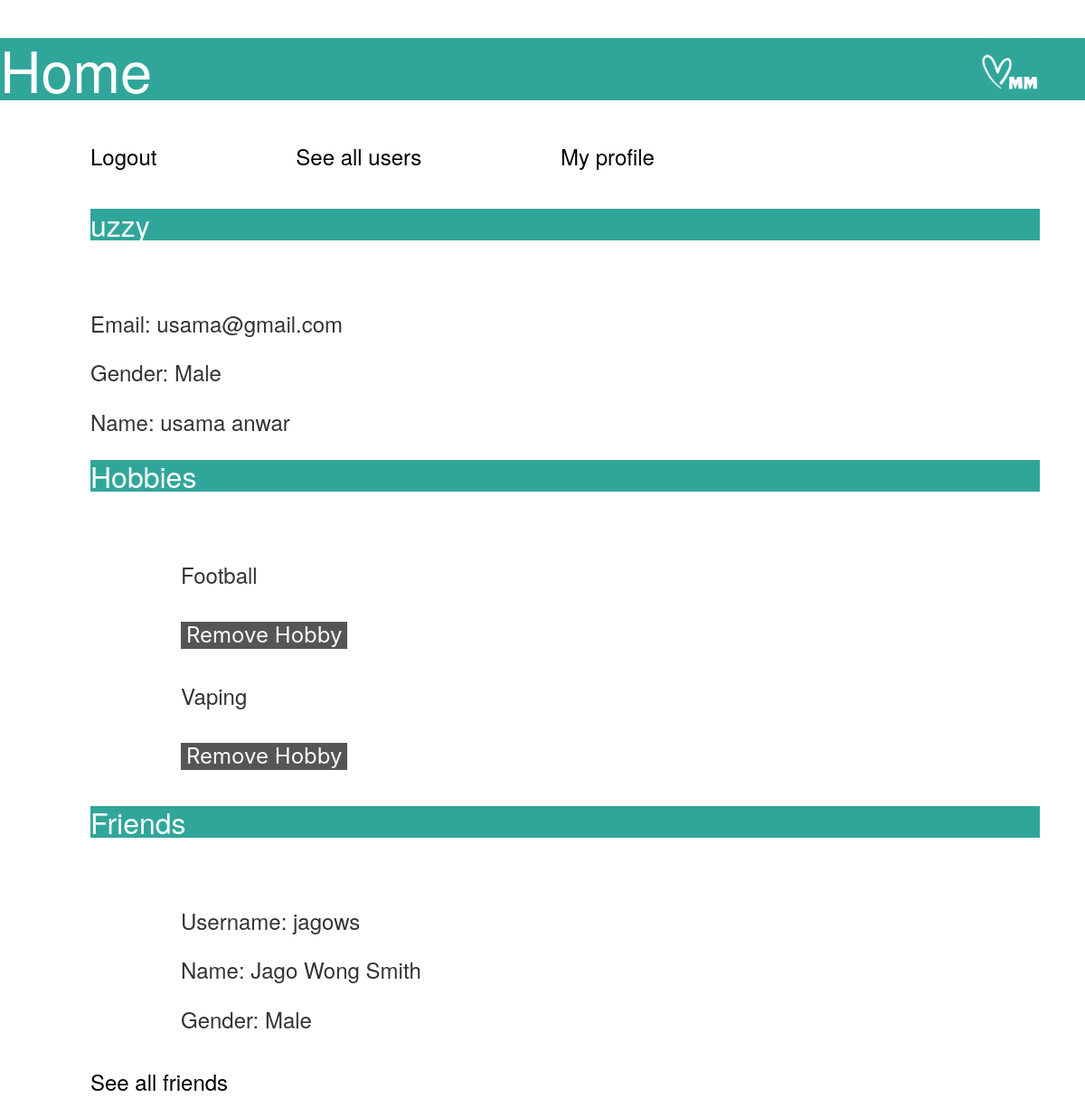
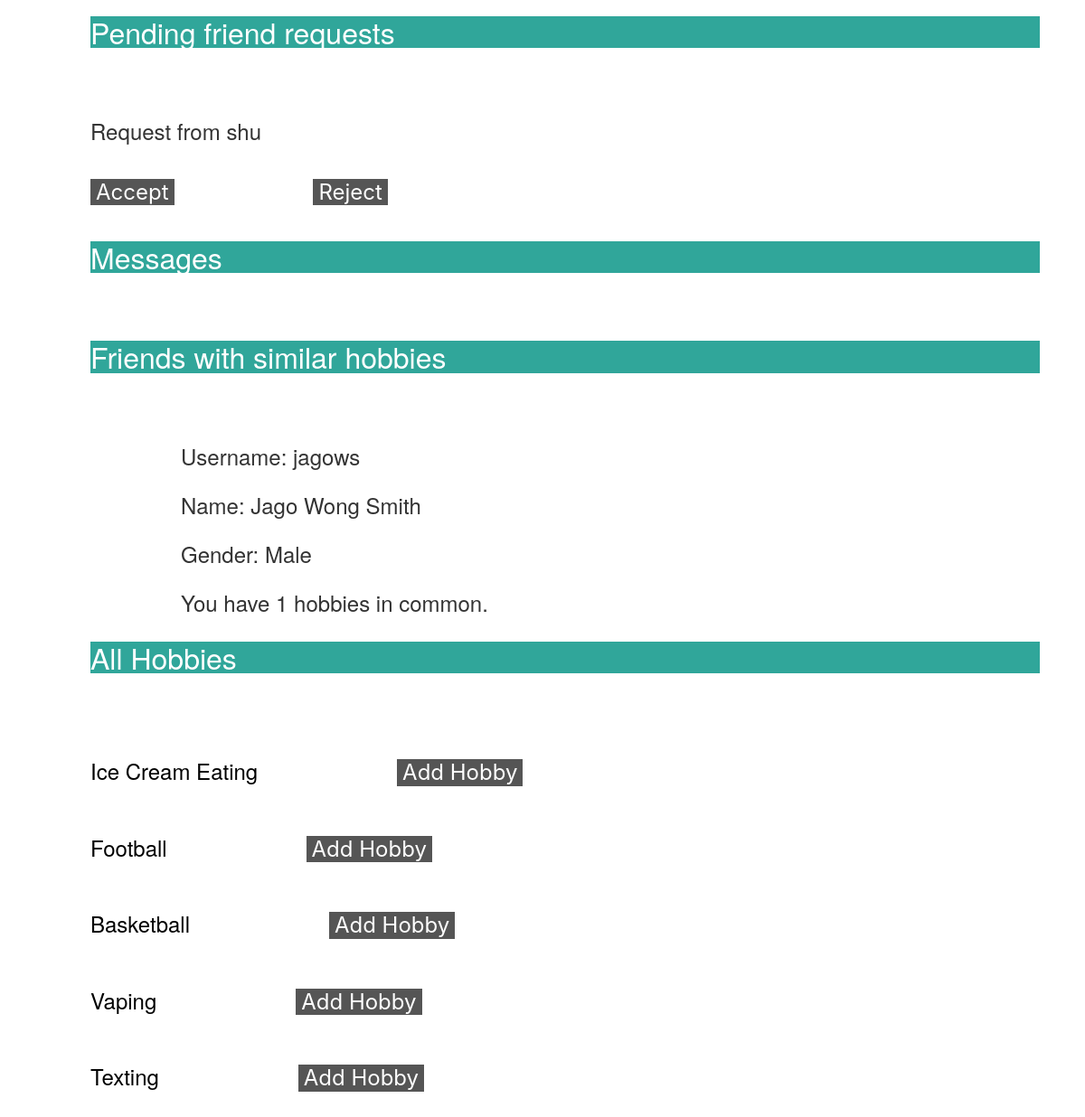
/ (signed in), run on the app's committed database (2 pictures, top to bottom).
### mainapp/models.py (models this page shows, shortened)
class User(AbstractBaseUser, PermissionsMixin):
    GENDERS = (
        ("Male", "Male"),
        ("Female", "Female"),
        ("Other", "Other")
    )
    username = models.CharField('username', unique=True, max_length=30)
    first_name = models.CharField('first name', max_length=30, blank=True)
    last_name = models.CharField('last name', max_length=30, blank=True)
    email = models.EmailField('email address', unique=True, blank=True)
    is_active = models.BooleanField('active', default=True)
    is_staff = models.BooleanField('staff', default=False)
    dp = models.ImageField(upload_to='display_pictures/', null=True, blank=True)
    dob = models.DateField('Date of Birth', blank=True, null=True)
    gender = models.CharField('Gender', max_length=30, choices=GENDERS, null=True)
    hobbies = models.ManyToManyField(Hobby, blank=True, related_name="users")
    friends = models.ManyToManyField("self")
    objects = UserManager()
    USERNAME_FIELD = 'username'  # Necessary for IDing necessary Field
    REQUIRED_FIELDS = ['first_name', 'last_name']  # List of field names that will be prompted when creating superuser.
    class Meta:
        verbose_name = 'user'
        verbose_name_plural = 'users'
    def get_full_name(self):
        full_name = '%s %s' % (self.first_name, self.last_name)
        return full_name.strip()
    def get_friends_with_similar_hobbies(self, top_k: int = 10):
        users = self.friends.all()
        my_hobbies = self.hobbies.all()
        ranked = {}
        for user in users:
            if user.username is not self.username:
                friend_hobbies = user.hobbies.all()
                score = 0
                for hobby in friend_hobbies:
                    if hobby in my_hobbies:
                        score += 1
                ranked[user] = score
        return [(friend, ranked[friend]) for friend in sorted(ranked, key=ranked.get, reverse=True)][:top_k]

class Hobby(models.Model):
    TYPES = (
        ("Indoor", "Indoor"),
        ("Outdoor", "Outdoor"),
        ("Collection", "Collection"),
        ("Competitive", "Competitive"),
    )
    name = models.CharField('Hobby Name', max_length=255, blank=False, unique=True)
    type = models.CharField('Hobby Type', max_length=30, blank=False, choices=TYPES)

class PendingRequest(models.Model):
    sender = models.ForeignKey(User, on_delete=models.CASCADE)
    recipient = models.ForeignKey(User, on_delete=models.CASCADE, related_name="friend_requests")

### mainapp/views.py (the view)
# urls.py: 2. Add a URL to urlpatterns:  path('', views.home, name='home')
@login_required(login_url='login')
def home(request):
    user: User = request.user  # using type-hinting to force PyCharm to give template variable hints.
    return render(request, 'mainapp/home.html', {'user': user, 'hobbies': Hobby.objects.all()})

### templates/mainapp/home.html (shortened to what this page needs)
{% extends 'base.html' %}
{% load static %}
{% block css_section %}
    <link rel="stylesheet" href="static/css/home.css">
{% endblock %}
{% block main_content_section %}
    <h1>  <img src = static/images/logo.png alt="logo1" style="float:right;height:69px;width:130px;"> Home</h1>
    <a type="button" href="{% url 'logout' %}">Logout</a>
    <a type="button" href="{% url 'see-all' %}">See all users</a>
    <a type="button" href="{% url 'user-profile' %}">My profile</a>
    <h2>{{ user.username }}</h2>
    <p>Email: {{ user.email }}</p>
    <p>Gender: {{ user.gender }}</p>
    <p>Name: {{ user.get_full_name }}</p>
    <div id="my_hobbies">
        <h2>Hobbies</h2>
    <ul>
        {% for hobby in user.hobbies.all %}
            <li>
                <p>{{ hobby.name }}</p> <button type="button" id="my_hobby_{{ hobby.id }}" onclick="removeHobby({{ hobby.id }})">Remove Hobby</button>
            </li>
        {% endfor %}
    </ul>
    </div>
    <div id="my_friends">
        <h2>Friends</h2>
        <div>
            <ul>
                {% for friend in user.friends.all %}
                    <li>
                        <p>Username: {{ friend.username }}</p>
                        <p>Name: {{ friend.get_full_name }}</p>
                        <p>Gender: {{ friend.gender }}</p>
                    </li>
                {% endfor %}
            </ul>
            <a href="{% url 'see-friends' %}" type="button">See all friends</a>
        </div>
    </div>
    <div id="pending_requests">
        <h2>Pending friend requests</h2>
        <div>
            {% for req in user.friend_requests.all %}
                <div id="req_id_{{ req.id }}">
                    <p>Request from {{ req.sender.username }}</p>
                    <button type="button" value="accept" onclick="answer_req(true, {{ req.id }})">Accept</button>
                    <button type="button" value="decline" onclick="answer_req(false, {{ req.id }})">Reject</button>
                </div>
            {% endfor %}
        </div>
    </div>
    <div id="msg_box">
        <h2>Messages</h2>
    </div>
    <div id="friends_closest_hobbies">
        <h2>Friends with similar hobbies</h2>
        <div>
            <ul>
                {% for friend, score in user.get_friends_with_similar_hobbies %}
                    <li>
                        <p>Username: {{ friend.username }}</p>
                        <p>Name: {{ friend.get_full_name }}</p>
                        <p>Gender: {{ friend.gender }}</p>
                        <p>You have {{ score }} hobbies in common.</p>
                    </li>
                {% endfor %}
            </ul>
        </div>
    </div>
    <div id="list_all_hobbies">
        <h2>All Hobbies</h2>
        {% for hobby in hobbies %}
            <a href="{% url 'users-hobbies' id=hobby.id %}">{{hobby.name}}</a>
            <button type="button" id="hobby_{{ hobby.id }}" onclick="addHobby({{ hobby.id }})">Add Hobby</button>
            <br/>
            {% empty %}
            <p>No registered hobbies yet.</p>
        {% endfor %}
    </div>
{% endblock %}

### static/css/home.css (style rules this page uses)
h1 { background-color:#30a69a; color: #FFFFFF; }
h2 { background-color: #30a69a; color: #FFFFFF; border: 1px #30a69a; margin: 25px 50px 75px 100px; font-size: xx-large; }
p { font-size: x-large; border: 1px; margin: 20px 50px 15px 100px; }
ul { font-size: x-large; border: 1px; margin: 20px 50px 15px 100px; }
button { font-size: x-large; border: 1px; margin: 20px 50px 15px 100px; background-color: #555555; color:white; }
a { font-size: x-large; border: 1px; margin: 20px 50px 15px 100px; color:black; }

### data on the page
User: username "uzzy", email "usama@gmail.com", gender "Male", get_full_name "usama anwar"
Hobby: name "Football"
Hobby: name "Vaping"
User: username "jagows", get_full_name "Jago Wong Smith", gender "Male", is_active "1"
PendingRequest: sender.username "shu"
Hobby: name "Ice Cream Eating"
Hobby: name "Basketball"
Hobby: name "Texting"
